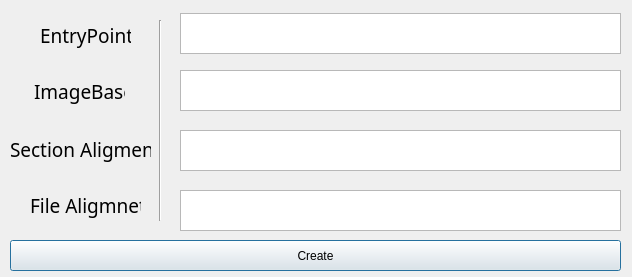
<?xml version="1.0" encoding="UTF-8"?>
<ui version="4.0">
 <class>Dialog</class>
 <widget class="QDialog" name="Dialog">
  <property name="geometry">
   <rect>
    <x>0</x>
    <y>0</y>
    <width>632</width>
    <height>277</height>
   </rect>
  </property>
  <property name="windowTitle">
   <string>Dialog</string>
  </property>
  <widget class="QPushButton" name="btn">
   <property name="geometry">
    <rect>
     <x>10</x>
     <y>240</y>
     <width>611</width>
     <height>31</height>
    </rect>
   </property>
   <property name="text">
    <string>Create</string>
   </property>
  </widget>
  <widget class="Line" name="line">
   <property name="geometry">
    <rect>
     <x>150</x>
     <y>20</y>
     <width>20</width>
     <height>201</height>
    </rect>
   </property>
   <property name="orientation">
    <enum>Qt::Vertical</enum>
   </property>
  </widget>
  <widget class="QLabel" name="label">
   <property name="geometry">
    <rect>
     <x>40</x>
     <y>20</y>
     <width>91</width>
     <height>31</height>
    </rect>
   </property>
   <property name="font">
    <font>
     <family>굴림</family>
     <pointsize>14</pointsize>
     <weight>50</weight>
     <bold>false</bold>
    </font>
   </property>
   <property name="text">
    <string>EntryPoint</string>
   </property>
  </widget>
  <widget class="QLabel" name="label_2">
   <property name="geometry">
    <rect>
     <x>34</x>
     <y>76</y>
     <width>91</width>
     <height>31</height>
    </rect>
   </property>
   <property name="font">
    <font>
     <family>굴림</family>
     <pointsize>14</pointsize>
     <weight>50</weight>
     <bold>false</bold>
    </font>
   </property>
   <property name="text">
    <string>ImageBase</string>
   </property>
  </widget>
  <widget class="QLabel" name="label_3">
   <property name="geometry">
    <rect>
     <x>10</x>
     <y>134</y>
     <width>141</width>
     <height>31</height>
    </rect>
   </property>
   <property name="font">
    <font>
     <family>굴림</family>
     <pointsize>14</pointsize>
     <weight>50</weight>
     <bold>false</bold>
    </font>
   </property>
   <property name="text">
    <string>Section Aligment</string>
   </property>
  </widget>
  <widget class="QLabel" name="label_4">
   <property name="geometry">
    <rect>
     <x>30</x>
     <y>190</y>
     <width>111</width>
     <height>31</height>
    </rect>
   </property>
   <property name="font">
    <font>
     <family>굴림</family>
     <pointsize>14</pointsize>
     <weight>50</weight>
     <bold>false</bold>
    </font>
   </property>
   <property name="text">
    <string>File Aligmnet</string>
   </property>
  </widget>
  <widget class="QTextEdit" name="EP">
   <property name="geometry">
    <rect>
     <x>180</x>
     <y>13</y>
     <width>441</width>
     <height>41</height>
    </rect>
   </property>
   <property name="font">
    <font>
     <family>굴림</family>
     <pointsize>14</pointsize>
    </font>
   </property>
  </widget>
  <widget class="QTextEdit" name="IB">
   <property name="geometry">
    <rect>
     <x>180</x>
     <y>70</y>
     <width>441</width>
     <height>41</height>
    </rect>
   </property>
   <property name="font">
    <font>
     <family>굴림</family>
     <pointsize>14</pointsize>
    </font>
   </property>
  </widget>
  <widget class="QTextEdit" name="SA">
   <property name="geometry">
    <rect>
     <x>180</x>
     <y>130</y>
     <width>441</width>
     <height>41</height>
    </rect>
   </property>
   <property name="font">
    <font>
     <family>굴림</family>
     <pointsize>14</pointsize>
    </font>
   </property>
  </widget>
  <widget class="QTextEdit" name="FA">
   <property name="geometry">
    <rect>
     <x>180</x>
     <y>190</y>
     <width>441</width>
     <height>41</height>
    </rect>
   </property>
   <property name="font">
    <font>
     <family>굴림</family>
     <pointsize>14</pointsize>
    </font>
   </property>
  </widget>
 </widget>
 <resources/>
 <connections/>
</ui>
